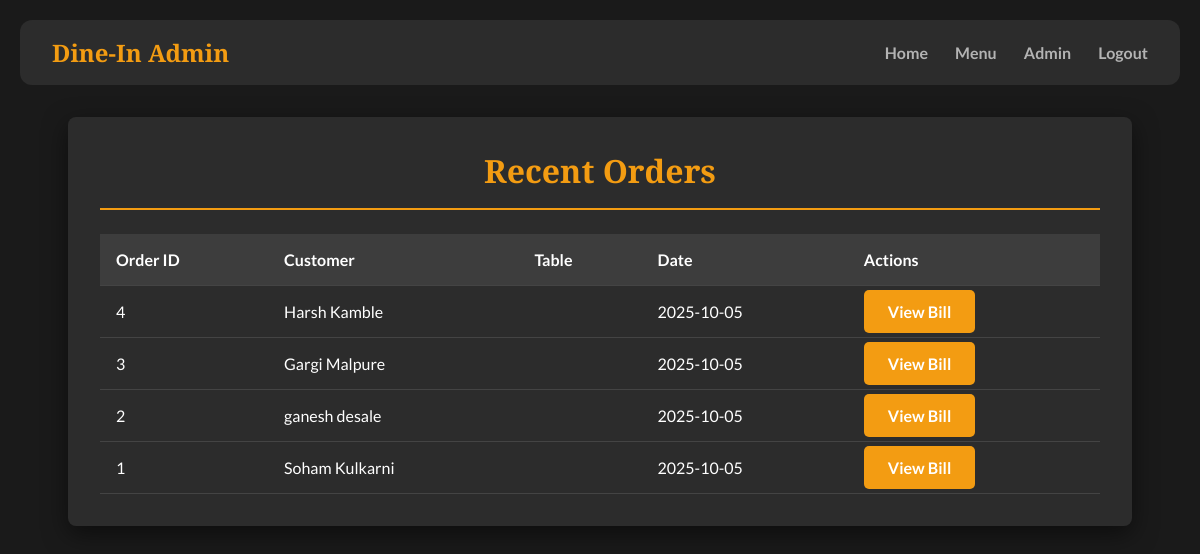
The app's page /admin/orders (signed in), older data.
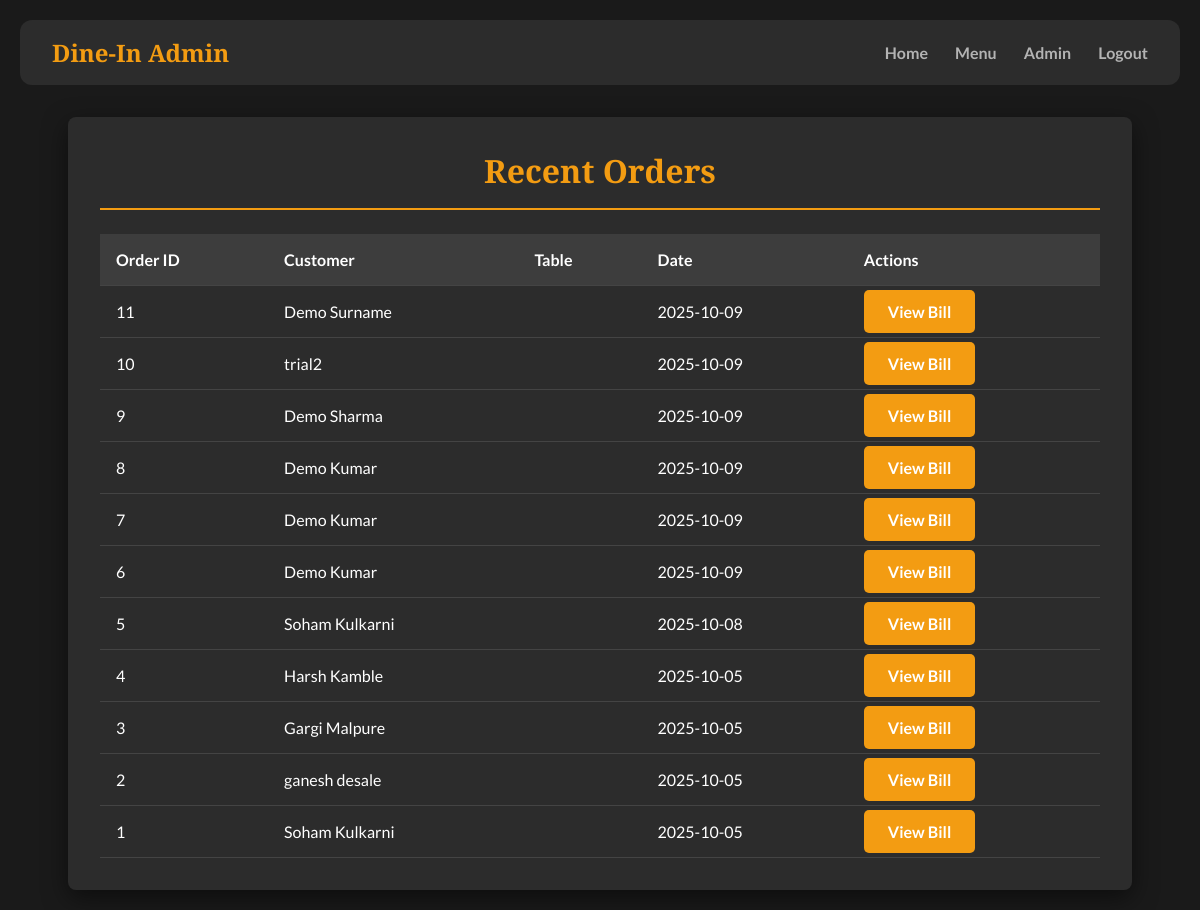
The same page, newer data.
### tables this page shows
CREATE TABLE orders (
    id INTEGER PRIMARY KEY AUTOINCREMENT,
    customer_name TEXT NOT NULL,
    customer_phone TEXT NOT NULL,
    customer_address TEXT NOT NULL,
    order_date TIMESTAMP NOT NULL DEFAULT CURRENT_TIMESTAMP
);

### app.py (the view)
@app.route('/admin/orders')
def admin_orders():
    if not session.get('logged_in'):
        return redirect(url_for('admin_login'))
    conn = get_db_connection()
    all_orders = conn.execute('SELECT * FROM orders ORDER BY order_date DESC').fetchall()
    conn.close()
    return render_template('admin_orders.html', all_orders=all_orders)

### app.py (called while the page is built)
def get_db_connection():
    conn = sqlite3.connect('database.db')
    conn.row_factory = sqlite3.Row
    return conn

### templates/admin_orders.html (shortened to what this page needs)
<!DOCTYPE html>
<html lang="en">
<head>
</head>
<body>
    <nav class="navbar">
        <div class="logo">Dine-In Admin</div>
        <div>
            <a href="{{ url_for('home') }}">Home</a>
            <a href="{{ url_for('admin_menu') }}">Menu</a>
            <a href="{{ url_for('admin_orders') }}">Admin</a>
            <a href="{{ url_for('logout') }}">Logout</a>
        </div>
    </nav>
    <div class="container">
        <div class="header">
            <h1>Recent Orders</h1>
        </div>
        <div class="table-container">
            <table>
                <thead>
                    <tr>
                        <th>Order ID</th>
                        <th>Customer</th>
                        <th>Table</th>
                        <th>Date</th>
                        <th>Actions</th>
                    </tr>
                </thead>
                <tbody>
                    {% for order in all_orders %}
                    <tr>
                        <td>{{ order['id'] }}</td>
                        <td>{{ order['customer_name'] }}</td>
                        <td>{{ order['table_number'] }}</td>
                        <td>{{ order['order_date'].split(' ')[0] }}</td>
                        <td>
                            <a href="{{ url_for('view_bill', order_id=order['id']) }}" class="btn btn-primary">View Bill</a>
                        </td>
                    </tr>
                    {% endfor %}
                </tbody>
            </table>
        </div>
    </div>
</body>
</html>

Row changes from the older to the newer data that the page shows:
added orders: id "11", customer_name "Demo Surname", order_date "2025-10-09"
added orders: id "10", customer_name "trial2", order_date "2025-10-09"
added orders: id "9", customer_name "Demo Sharma", order_date "2025-10-09"
added orders: id "8", customer_name "Demo Kumar", order_date "2025-10-09"
added orders: id "7", customer_name "Demo Kumar", order_date "2025-10-09"
added orders: id "6", customer_name "Demo Kumar", order_date "2025-10-09"
added orders: id "5", customer_name "Soham Kulkarni", order_date "2025-10-08"
